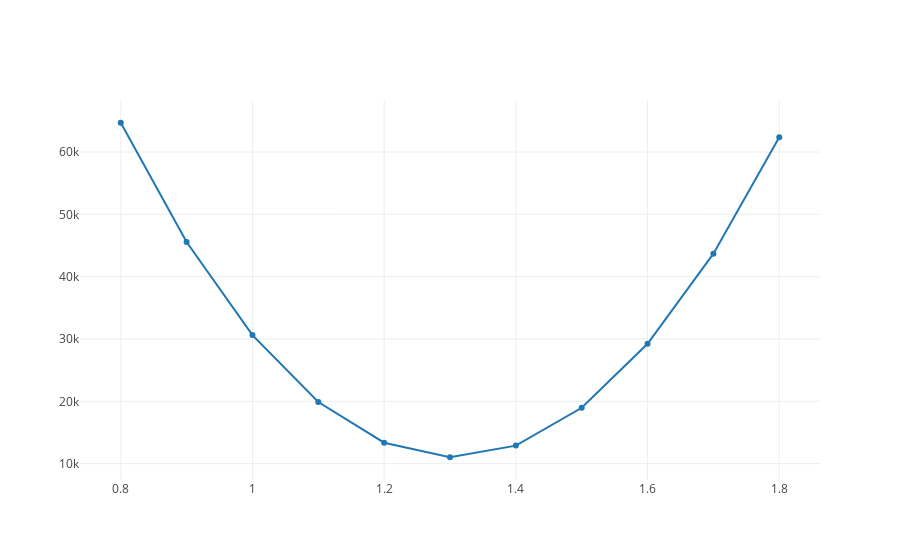

Write notebook code for a chart like this one.
### Markdown cell above
And let's plot this out using a a line chart.

### Code cell
from plotly.offline import iplot, init_notebook_mode
init_notebook_mode(connected=True)
from graph import plot, trace_values

initial_m_values = list(range(8, 19, 1))
scaled_m_values = list(map(lambda initial_m_value: initial_m_value/10,initial_m_values))
cost_values = rss_values(budgets, revenues, scaled_m_values, 133.33)
rss_trace = trace_values(cost_values['m_values'], cost_values['rss_values'], mode = 'line')
plot([rss_trace])

### Figure 1 — Plotly figure (JSON) as saved in the notebook; plotly's stock layout.template omitted (floating-point values rounded to 4 significant figures)
{"data": [{"mode": "line", "name": "data", "text": [], "x": [0.8, 0.9, 1, 1.1, 1.2, 1.3, 1.4, 1.5, 1.6, 1.7, 1.8], "y": [64690.0, 45560.0, 30630.0, 19890.0, 13360.0, 11020.0, 12890.0, 18960.0, 29220.0, 43690.0, 62360.0]}], "layout": {}}
